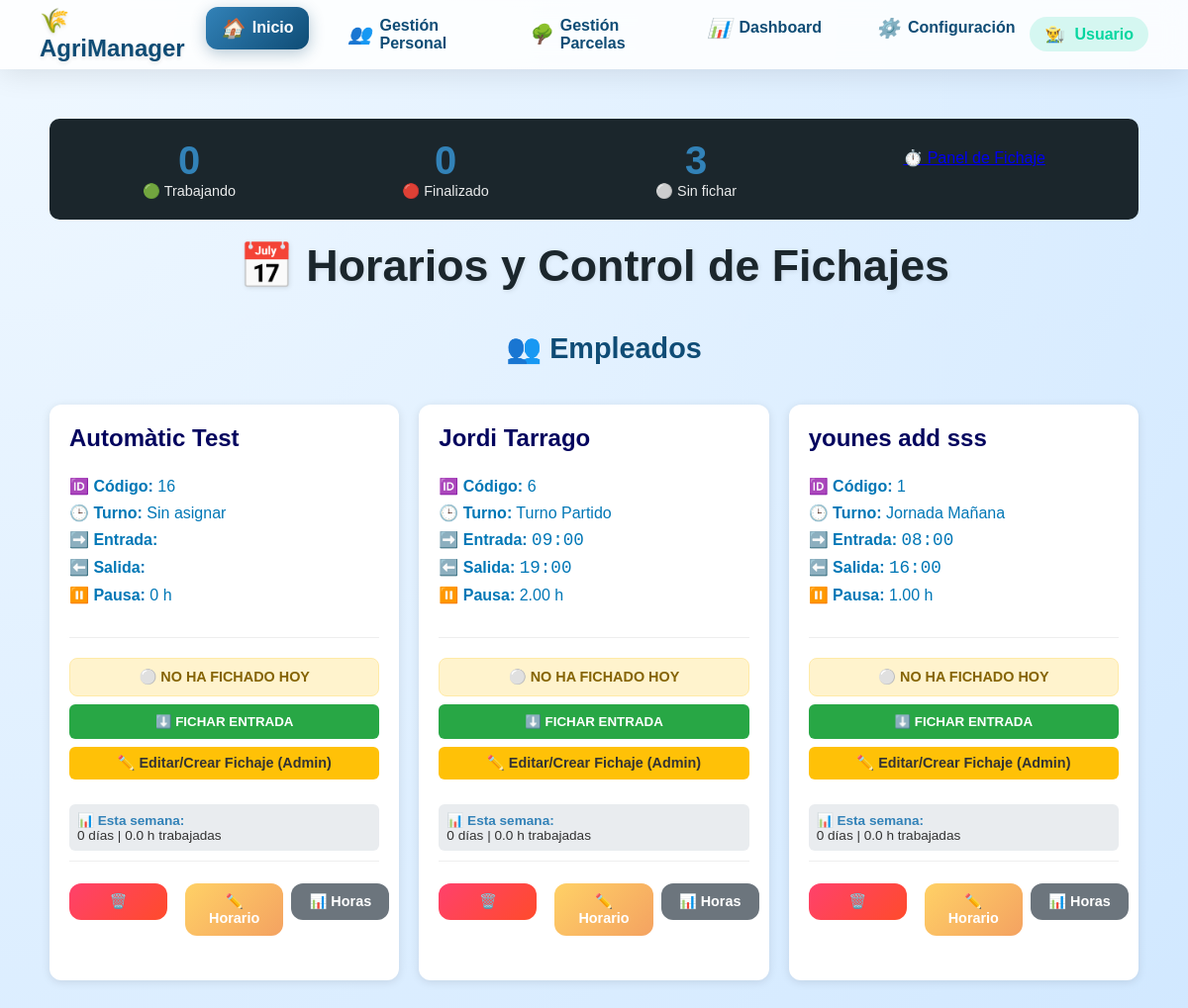
The app's page /RRHH/Horaris.php with its own data.
### tables this page shows
CREATE TABLE `treballadors` (
  `id_treballador` int(11) NOT NULL,
  `nom_complet` varchar(200) NOT NULL,
  `fotografia` varchar(255) DEFAULT NULL,
  `foto_url` varchar(255) DEFAULT NULL,
  `document_identitat` varchar(50) NOT NULL,
  `tipus_document` enum('DNI','NIE','PASSAPORT') NOT NULL,
  `data_naixement` date NOT NULL,
  `lloc_naixement` varchar(100) DEFAULT NULL,
  `nacionalitat` varchar(50) NOT NULL,
  `situacio_residencia` varchar(100) DEFAULT NULL,
  `telefon` varchar(20) DEFAULT NULL,
  `email` varchar(100) DEFAULT NULL,
  `adreca` text DEFAULT NULL,
  `contacte_emergencia` text DEFAULT NULL,
  `iban_bancari` varchar(34) DEFAULT NULL,
  `numero_seguretat_social` varchar(20) NOT NULL,
  `tipus_permis_treball` varchar(50) DEFAULT NULL,
  `estat_actiu` tinyint(1) DEFAULT 1,
  `data_incorporacio` date NOT NULL,
  `data_finalitzacio` date DEFAULT NULL,
  `id_departament` int(11) DEFAULT NULL,
  `id_equip` int(11) DEFAULT NULL,
  `id_horari` int(11) DEFAULT NULL COMMENT 'ID del horario asignado',
  `created_at` timestamp NOT NULL DEFAULT current_timestamp(),
  `updated_at` timestamp NOT NULL DEFAULT current_timestamp() ON UPDATE current_timestamp(),
  `historial_laboral_previ` text DEFAULT NULL,
  `idiomes` varchar(255) DEFAULT NULL,
  `habilitats` text DEFAULT NULL,
  `certificacions_addicionals` text DEFAULT NULL,
  `rol` enum('ADMIN','MANAGER','TREBALLADOR','SUPERVISOR') NOT NULL DEFAULT 'TREBALLADOR'
);

CREATE TABLE `horaris` (
  `id_horari` int(11) NOT NULL,
  `nom_horari` varchar(100) NOT NULL,
  `hores_entrada` time DEFAULT NULL,
  `hores_sortida` time DEFAULT NULL,
  `durada_pausa` decimal(4,2) DEFAULT NULL,
  `tipus` enum('FIX','VARIABLE','TEMPORADA') NOT NULL,
  `temporada_inici` date DEFAULT NULL,
  `temporada_final` date DEFAULT NULL
);

### RRHH/Horaris.php (the view, shortened to what this page needs)
<?php
require '../db.php';
$stmt = $pdo->query("SELECT
                        t.id_treballador as 'id',
                        t.nom_complet AS 'Empleado',
                        t.estat_actiu as 'actiu',
                        h.nom_horari AS 'Turno',
                        h.hores_entrada AS 'Entrada',
                        h.hores_sortida AS 'Salida',
                        h.durada_pausa AS 'Pausa'
                        FROM treballadors t
                        LEFT JOIN horaris h ON t.id_horari = h.id_horari
                        WHERE t.estat_actiu = 1
                        ORDER BY t.nom_complet");
$empleados = $stmt->fetchAll(PDO::FETCH_ASSOC);
$fichajesHoy = [];
function obtenerEstadisticasSemana($pdo, $idTreballador) {
    $inicioSemana = date('Y-m-d', strtotime('monday this week'));
    $finSemana = date('Y-m-d', strtotime('sunday this week'));
    $stmt = $pdo->prepare("
        SELECT
            COUNT(*) as dias_trabajados,
            SUM(CASE WHEN hora_final IS NOT NULL THEN
                (TIMESTAMPDIFF(SECOND, hora_inici, hora_final) / 3600 - pausa_durada)
                ELSE 0 END) as total_horas
        FROM registre_hores
        WHERE id_treballador = ?
        AND data BETWEEN ? AND ?
        AND hora_final IS NOT NULL
    ");
    $stmt->execute([$idTreballador, $inicioSemana, $finSemana]);
    return $stmt->fetch(PDO::FETCH_ASSOC);
}
?>
<!DOCTYPE html>
<html lang="es">
<head>
    <link rel="stylesheet" href="../css/personal.css">
    <link rel="stylesheet" href="../menu.css">
</head>
<body>
<?php include '../menu.php'; ?>
    <?php
    $totalEmpleados = count($empleados);
    $dentro = count(array_filter($fichajesHoy, fn($f) => $f['hora_final'] === null));
    $fuera = count(array_filter($fichajesHoy, fn($f) => $f['hora_final'] !== null));
    $noFichado = $totalEmpleados - count($fichajesHoy);
    ?>
    <div class="resumen-fichajes">
        <div class="resumen-item">
            <div class="resumen-numero"><?= $dentro ?></div>
            <div class="resumen-label">🟢 Trabajando</div>
        </div>
        <div class="resumen-item">
            <div class="resumen-numero"><?= $fuera ?></div>
            <div class="resumen-label">🔴 Finalizado</div>
        </div>
        <div class="resumen-item">
            <div class="resumen-numero"><?= $noFichado ?></div>
            <div class="resumen-label">⚪ Sin fichar</div>
        </div>
        <div class="resumen-item">
            <a href="Fichar.php" class="btn-actualizar" style="display: inline-block; margin-top: 10px;">
                ⏱️ Panel de Fichaje
            </a>
        </div>
    </div>
    <h1 style="text-align: center; margin: 20px 0;">📅 Horarios y Control de Fichajes</h1>
    <h2 style="margin-left: 20px;">👥 Empleados</h2>
    <div class="cards-container">
        <?php foreach ($empleados as $emp):
            $fichaje = $fichajesHoy[$emp['id']] ?? null;
            $stats = obtenerEstadisticasSemana($pdo, $emp['id']);
        ?>
            <div class="card">
                <h3><?= htmlspecialchars($emp['Empleado']) ?></h3>
                <div class="card-section">
                    <p><strong>🆔 Código:</strong> <?= htmlspecialchars($emp['id']) ?></p>
                    <p><strong>🕒 Turno:</strong> <?= htmlspecialchars($emp['Turno'] ?? 'Sin asignar') ?></p>
                    <p><strong>➡️ Entrada:</strong> <span class="hora-actual"><?= htmlspecialchars(substr($emp['Entrada'], 0, 5)) ?></span></p>
                    <p><strong>⬅️ Salida:</strong> <span class="hora-actual"><?= htmlspecialchars(substr($emp['Salida'], 0, 5)) ?></span></p>
                    <p><strong>⏸️ Pausa:</strong> <?= htmlspecialchars($emp['Pausa'] ?? '0') ?> h</p>
                </div>
                <div class="card-section">
                    <?php if ($fichaje): ?>
                        <?php if ($fichaje['hora_final'] === null): ?>
                            <div class="fichaje-status status-dentro">
                                🟢 DENTRO desde <?= date('H:i', strtotime($fichaje['hora_inici'])) ?>
                                <br><small>📍 <?= htmlspecialchars($fichaje['ubicacio'] ?? 'No especificada') ?></small>
                            </div>
                            <form method="GET" action="Fichar.php">
                                <input type="hidden" name="id_treballador" value="<?= $emp['id'] ?>">
                                <button type="submit" class="btn-fichar btn-fichar-salida">
                                    ⬆️ FICHAR SALIDA
                                </button>
                            </form>
                        <?php else: ?>
                            <div class="fichaje-status status-fuera">
                                🔴 FUERA
                                <br>
                                <small>
                                    <?= date('H:i', strtotime($fichaje['hora_inici'])) ?> -
                                    <?= date('H:i', strtotime($fichaje['hora_final'])) ?>
                                    <?= $fichaje['validat'] ? '✓' : '' ?>
                                </small>
                            </div>
                            <form method="GET" action="Fichar.php">
                                <input type="hidden" name="id_treballador" value="<?= $emp['id'] ?>">
                                <button type="submit" class="btn-fichar btn-fichar-entrada">
                                    ⬇️ NUEVO FICHAJE
                                </button>
                            </form>
                        <?php endif; ?>
                    <?php else: ?>
                        <div class="fichaje-status status-no-fichado">
                            ⚪ NO HA FICHADO HOY
                        </div>
                        <form method="GET" action="Fichar.php">
                            <button type="submit" class="btn-fichar btn-fichar-entrada">
                                ⬇️ FICHAR ENTRADA
                            </button>
                        </form>
                    <?php endif; ?>
                    <button type="button" class="btn-editar-fichaje" onclick="abrirModalFichaje(<?= $emp['id'] ?>, '<?= htmlspecialchars($emp['Empleado']) ?>', '<?= htmlspecialchars($emp['Entrada'] ?? '08:00') ?>', '<?= htmlspecialchars($emp['Salida'] ?? '17:00') ?>', '<?= htmlspecialchars($emp['Pausa'] ?? '1') ?>')">
                        ✏️ Editar/Crear Fichaje (Admin)
                    </button>
                </div>
                <div class="stats-semana">
                    <strong>📊 Esta semana:</strong><br>
                    <?= intval($stats['dias_trabajados']) ?> días |
                    <?= number_format($stats['total_horas'] ?? 0, 1) ?> h trabajadas
                </div>
                <div class="card-section acciones-fichaje">
                    <form method="POST" action="../Personal/ControlPersonal.php"
                        onsubmit="return confirm('⚠️ ¿Estas seguro de desactivar este empleado?');">
                        <button type="submit" class="btn-borrar">🗑️</button>
                    </form>
                    <form method="GET" action="ActHoraris.php">
                        <button type="submit" class="btn-actualizar">✏️ Horario</button>
                    </form>
                    <form method="GET" action="InformeHoras.php">
                        <button type="submit" class="btn-actualizar" style="background: #6c757d;">
                            📊 Horas
                        </button>
                    </form>
                </div>
            </div>
        <?php endforeach; ?>
    </div>
</body>
</html>

### css/personal.css (style rules this page uses)
* { margin: 0; padding: 0; box-sizing: border-box; font-family: 'Poppins', sans-serif; }
body { background: radial-gradient(circle at top left, #f0f8ff, #d1e8ff); padding: 30px; color: #333; }
h1 { text-align: center; font-size: 2.8em; margin-bottom: 20px; color: #1b262c; text-shadow: 1px 1px 5px rgba(0,0,0,0.1); }
h2 { text-align: center; font-size: 1.8em; margin: 40px 0 20px 0; color: #0f4c75; }
.cards-container { display: grid; grid-template-columns: repeat(auto-fit, minmax(280px, 1fr)); gap: 25px; max-width: 1200px; margin: 0 auto; }
.card { background: linear-gradient(145deg, #caf0f8, #90e0ef); border-radius: 20px; padding: 25px; box-shadow: 0 12px 30px rgba(0,0,0,0.12); transition: transform 0.3s ease, box-shadow 0.3s ease; position: relative; overflow: hidden; }
.card h3 { font-size: 1.5em; margin-bottom: 12px; color: #03045e; }
.card p { font-size: 1em; margin-bottom: 8px; color: #0077b6; }
.card .btn-borrar, .card .btn-actualizar { padding: 10px 18px; font-size: 0.9em; font-weight: 600; border-radius: 12px; border: none; cursor: pointer; display: inline-block; margin-top: 12px; transition: all 0.3s ease; }
.card .btn-borrar { background: linear-gradient(135deg, #ff416c, #ff4b2b); color: #fff; }
.card .btn-actualizar { background: linear-gradient(135deg, #ffd166, #f4a261); color: #fff; margin-left: 10px; }

### menu.css (style rules this page uses)
body { background: radial-gradient(circle at top left, #f0f8ff, #d1e8ff); padding: 30px; color: #333; font-family: 'Poppins', sans-serif; }
body { padding-top: 100px; }

### RRHH/Horaris.php (style rules this page uses)
.fichaje-status { padding: 10px; border-radius: 8px; margin-top: 10px; text-align: center; font-weight: bold; font-size: 0.9em; }
.status-no-fichado { background: #fff3cd; color: #856404; border: 1px solid #ffeaa7; }
.btn-fichar { width: 100%; padding: 10px; margin-top: 8px; border: none; border-radius: 6px; cursor: pointer; font-weight: bold; transition: all 0.3s; }
.btn-fichar-entrada { background: #28a745; color: white; }
.btn-editar-fichaje { background: #ffc107; color: #333; width: 100%; padding: 8px; margin-top: 8px; border: none; border-radius: 6px; cursor: pointer; font-weight: bold; font-size: 0.9em; }
.stats-semana { background: #e9ecef; padding: 8px; border-radius: 6px; margin-top: 10px; font-size: 0.85em; }
.stats-semana strong { color: #3282b8; }
.hora-actual { font-family: 'Courier New', monospace; font-size: 1.1em; }
.cards-container { display: grid; grid-template-columns: repeat(auto-fill, minmax(320px, 1fr)); gap: 20px; padding: 20px; }
.card { background: white; border-radius: 12px; padding: 20px; box-shadow: 0 2px 10px rgba(0,0,0,0.1); transition: transform 0.2s; }
.card-section { margin: 15px 0; padding: 10px 0; border-top: 1px solid #eee; }
.card-section:first-of-type { border-top: none; }
.acciones-fichaje { display: flex; gap: 8px; margin-top: 10px; flex-wrap: wrap; }
.acciones-fichaje form { flex: 1; min-width: 80px; }
.acciones-fichaje button { width: 100%; padding: 8px; font-size: 0.85em; }
.resumen-fichajes { background: #1b262c; color: white; padding: 20px; margin: 20px; border-radius: 10px; display: flex; justify-content: space-around; flex-wrap: wrap; gap: 20px; }
.resumen-item { text-align: center; }
.resumen-numero { font-size: 2.5em; font-weight: bold; color: #3282b8; }
.resumen-label { font-size: 0.9em; opacity: 0.9; }

### records on screen
treballadors: nom_complet "Automàtic Test", id_treballador "16", Turno "Sin asignar", Pausa "0", dias_trabajados "0", total_horas "0.0"
treballadors: nom_complet "Jordi Tarrago", id_treballador "6", id_horari.nom_horari "Turno Partido", id_horari.hores_entrada "09:00", id_horari.hores_sortida "19:00", id_horari.durada_pausa "2.00", dias_trabajados "0", total_horas "0.0"
treballadors: nom_complet "younes add sss", id_treballador "1", id_horari.nom_horari "Jornada Mañana", id_horari.hores_entrada "08:00", id_horari.hores_sortida "16:00", id_horari.durada_pausa "1.00", dias_trabajados "0", total_horas "0.0"

### other values on screen
$dentro "0"
$fuera "0"
$noFichado "3"
